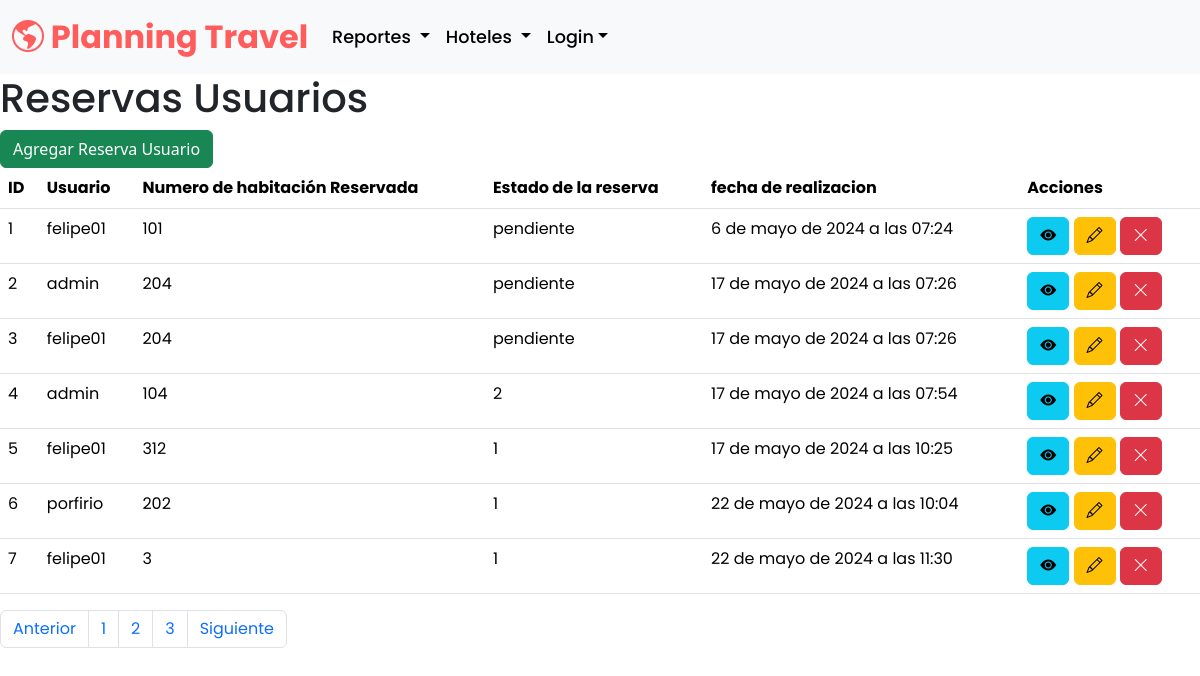
Screenshot of /planning_travel/reservas_usuarios_listar/ with the database file from the repository.
### planning_travel/models.py (models this page shows, shortened)
class ReservaUsuario(models.Model):
    usuario = models.ForeignKey(Usuario, on_delete=models.DO_NOTHING)
    reserva = models.ForeignKey(Reserva, on_delete=models.DO_NOTHING)
    ESTADO_RESERVA = (
        (1, 'reservada'),
        (2, 'libre'),
        (3, 'cancelada')
    )
    estado_reserva = models.IntegerField(choices=ESTADO_RESERVA, default=1)
    fecha_realizacion = models.DateTimeField(auto_now_add=True)

class Usuario(AbstractUser):
    nombre = models.CharField(max_length=254)
    correo = models.EmailField(max_length=254, unique=True)
    username = models.CharField(max_length=250, unique=True)
    password = models.CharField(max_length=100)
    ROLES = (
        (1, "Administrador"),
        (2, "Anfitrion"),
        (3, "Cliente"),
        (4, "Moderador")
    )
    rol = models.IntegerField(choices=ROLES, default=3)
    foto = models.ImageField(upload_to="planning_travel/media/", default='planning_travel/media/batman.png')
    token_recuperar = models.CharField(max_length=254, default="", blank=True, null=True)
    USERNAME_FIELD = 'username'
    REQUIRED_FIELDS = ['correo', 'password']
    objects = CustomUserManager()
    def __str__(self):
        return f'{self.username}'

class Reserva(models.Model):
    habitacion = models.ForeignKey(Habitacion, on_delete=models.DO_NOTHING)
    fecha_llegada = models.DateField()
    fecha_salida = models.DateField()
    cantidad_personas = models.IntegerField()
    total = models.DecimalField(max_digits=250, decimal_places=2)
    def __str__(self):
        return f'{self.habitacion}'

class Habitacion(models.Model):
    num_habitacion = models.IntegerField()
    id_piso_hotel = models.ForeignKey(PisosHotel, on_delete=models.DO_NOTHING)
    ocupado = models.BooleanField()
    capacidad_huesped = models.IntegerField()
    tipo_habitacion = models.CharField(max_length=255)
    precio = models.DecimalField(max_digits=250, decimal_places=2)
    def __str__(self):
        return f'{self.num_habitacion}'

### planning_travel/views.py (the view)
# urls.py: path('reservas_usuarios_listar/', views.reservas_usuarios, name="reservas_usuarios_listar"),
def reservas_usuarios(request):
    q = ReservaUsuario.objects.all()
    contexto = {'data': q}
    return render(request, 'planning_travel/reservas_usuarios/reservas_usuarios.html', contexto)

### planning_travel/templates/planning_travel/reservas_usuarios/reservas_usuarios.html (shortened to what this page needs)
{% extends 'planning_travel/base.html' %}
{% load static %}
{% block contenedor %}
<h1>Reservas Usuarios</h1>
<a class="btn btn-success" href="{% url 'reservas_usuarios_form' %}"> Agregar Reserva Usuario</a>
<table class="table">
    <thead>
        <th>ID</th>
        <th>Usuario</th>
        <th>Numero de habitación Reservada</th>
        <th>Estado de la reserva</th>
        <th>fecha de realizacion</th>
        <th>Acciones</th>
    </thead>
    <tbody>
        {% for r in data %}
        <tr>
            <td>{{ r.id }}</td>
            <td>{{ r.usuario}}</td>
            <td>{{ r.reserva }}</td>
            <td>{{ r.estado_reserva }}</td>
            <td>{{ r.fecha_realizacion }}</td>
            <td>
                <button
                    type="button"
                    class="btn btn-info"
                    data-bs-toggle="modal"
                    data-bs-target="#modalVer-1"
                >
                    <i class="bi bi-eye-fill"></i>
                </button>
                <a
                    class="btn btn-warning"
                    href="{% url 'reservas_usuarios_form_editar' r.id %}"
                    ><i class="bi bi-pencil"></i
                ></a>
                <a
                    href="javascript:eliminar('{% url 'reservas_usuarios_eliminar' r.id %}')"
                    class="btn btn-danger"
                    ><i class="bi bi-x-lg"></i
                ></a>
            </td>
        </tr>
        {% endfor %}
    </tbody>
</table>
<nav aria-label="Page navigation example">
    <ul class="pagination">
        <li class="page-item"><a class="page-link" href="#">Anterior</a></li>
        <li class="page-item"><a class="page-link" href="#">1</a></li>
        <li class="page-item"><a class="page-link" href="#">2</a></li>
        <li class="page-item"><a class="page-link" href="#">3</a></li>
        <li class="page-item"><a class="page-link" href="#">Siguiente</a></li>
    </ul>
</nav>
{% endblock %}

### planning_travel/static/planning_travel/styles/estilos.css (style rules this page uses)
:root { --primary-color: #ff5c5c; --primary-color-hover: #e65353; --secondary-color: #172929; --secondary-color-hover: #386363; --cta-bg: #ffc107; --cta-bg-hover: #e0a800; --text-cta: #282828; --text-secondary: #262626; --gradiant-color: linear-gradient(#ffc107, #ff5c5c); }
* { font-family: "Poppins", sans-serif; box-sizing: border-box; }

### rows the page displays
ReservaUsuario: id "1", usuario "felipe01", reserva "101", estado_reserva "pendiente", fecha_realizacion "6 de mayo de 2024 a las 07:24"
ReservaUsuario: id "2", usuario "admin", reserva "204", estado_reserva "pendiente", fecha_realizacion "17 de mayo de 2024 a las 07:26"
ReservaUsuario: id "3", usuario "felipe01", reserva "204", estado_reserva "pendiente", fecha_realizacion "17 de mayo de 2024 a las 07:26"
ReservaUsuario: id "4", usuario "admin", reserva "104", estado_reserva "2", fecha_realizacion "17 de mayo de 2024 a las 07:54"
ReservaUsuario: id "5", usuario "felipe01", reserva "312", estado_reserva "1", fecha_realizacion "17 de mayo de 2024 a las 10:25"
ReservaUsuario: id "6", usuario "porfirio", reserva "202", estado_reserva "1", fecha_realizacion "22 de mayo de 2024 a las 10:04"
ReservaUsuario: id "7", usuario "felipe01", reserva "3", estado_reserva "1", fecha_realizacion "22 de mayo de 2024 a las 11:30"
